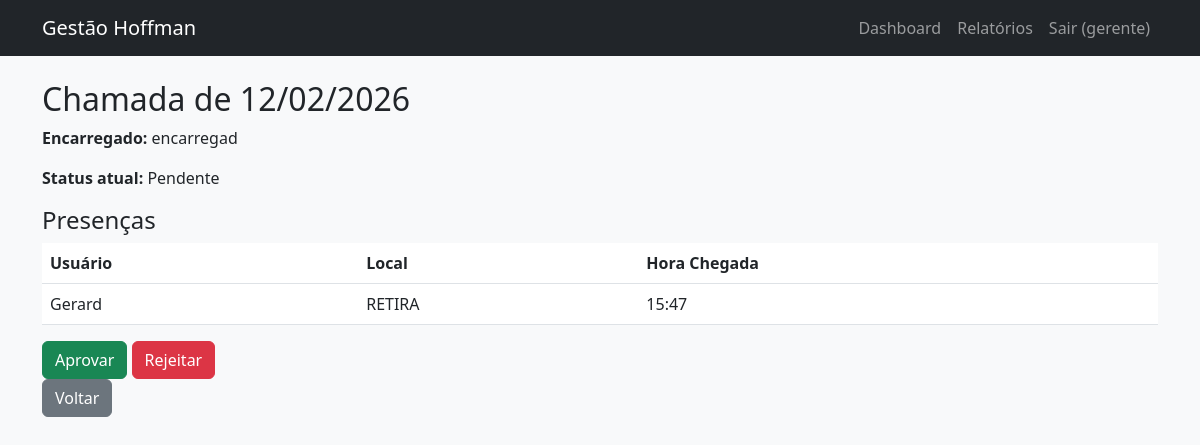
The app's page /gerente/chamadas/14/ (signed in), older data.
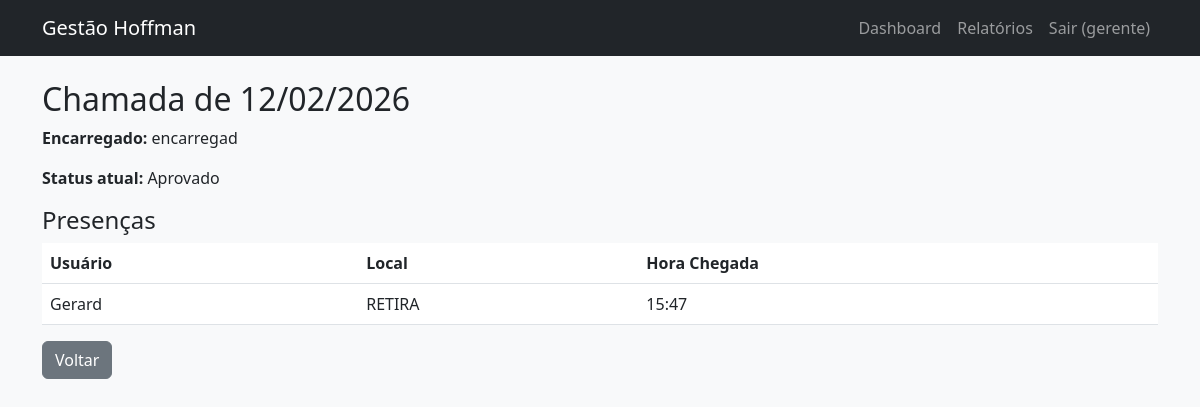
The same page, newer data.
### gestao/models.py (models this page shows, shortened)
class Chamada(models.Model):
    STATUS_CHOICES = (
        ('pendente', 'Pendente'),
        ('aprovado', 'Aprovado'),
        ('rejeitado', 'Rejeitado'),
    )
    data = models.DateField()
    encarregado = models.ForeignKey(User, on_delete=models.CASCADE, related_name='chamadas_criadas')
    criado_em = models.DateTimeField(auto_now_add=True)
    aprovado_por = models.ForeignKey(User, on_delete=models.SET_NULL, null=True, blank=True, related_name='chamadas_aprovadas')
    aprovado_em = models.DateTimeField(null=True, blank=True)
    status = models.CharField(max_length=20, choices=STATUS_CHOICES, default='pendente')
    class Meta:
        unique_together = ['data', 'encarregado']  # um encarregado só pode ter uma chamada por dia

class User(AbstractUser):
    ROLE_CHOICES = (
        ('gestor', 'Gestor'),
        ('gerente', 'Gerente'),
        ('encarregado', 'Encarregado'),
        ('usuario', 'Usuário'),
        ('administrador', 'Administrador'),
    )
    role = models.CharField(max_length=20, choices=ROLE_CHOICES, default='usuario')
    cpf = models.CharField(max_length=14, unique=True, null=True, blank=True)
    telefone = models.CharField(max_length=20, blank=True)
    endereco = models.TextField(blank=True)
    aprovado = models.BooleanField(default=False)  # apenas para usuários
    aprovado_por = models.ForeignKey('self', on_delete=models.SET_NULL, null=True, blank=True, related_name='aprovados')
    aprovado_em = models.DateTimeField(null=True, blank=True)
    pix = models.CharField(max_length=50, blank=True)

### gestao/views/Vgerente.py (the view, shortened to what this page needs)
@login_required
@role_required('gerente')
def gerente_chamada_detail(request, pk):
    chamada = get_object_or_404(Chamada, pk=pk)
    presencas = chamada.presencas.all()
    return render(request, 'gerente/chamada_detail.html', {'chamada': chamada, 'presencas': presencas})

### templates/gerente/chamada_detail.html (shortened to what this page needs)
{% extends "base.html" %}
{% block content %}
<h2>Chamada de {{ chamada.data|date:"d/m/Y" }}</h2>
<p><strong>Encarregado:</strong> {{ chamada.encarregado.first_name }}</p>
<p><strong>Status atual:</strong> {{ chamada.get_status_display }}</p>
<h4>Presenças</h4>
<table class="table">
    <thead>
        <tr>
            <th>Usuário</th>
            <th>Local</th>
            <th>Hora Chegada</th>
        </tr>
    </thead>
    <tbody>
        {% for p in presencas %}
        <tr>
            <td>{{ p.usuario.first_name }}</td>
            <td>{{ p.local.nome }}</td>
            <td>{{ p.hora_chegada|default:"-" }}</td>
        </tr>
        {% endfor %}
    </tbody>
</table>
{% if chamada.status == 'pendente' %}
<form method="post">
    <button type="submit" name="acao" value="aprovar" class="btn btn-success">Aprovar</button>
    <button type="submit" name="acao" value="rejeitar" class="btn btn-danger">Rejeitar</button>
</form>
{% endif %}
<a href="{% url 'dashboard' %}" class="btn btn-secondary">Voltar</a>
{% endblock %}

Row changes from the older to the newer data that the page shows:
changed Chamada "encarregad": status "Pendente" → "Aprovado"
Text that changed along with them:
text no longer shown: "Aprovar Rejeitar"
